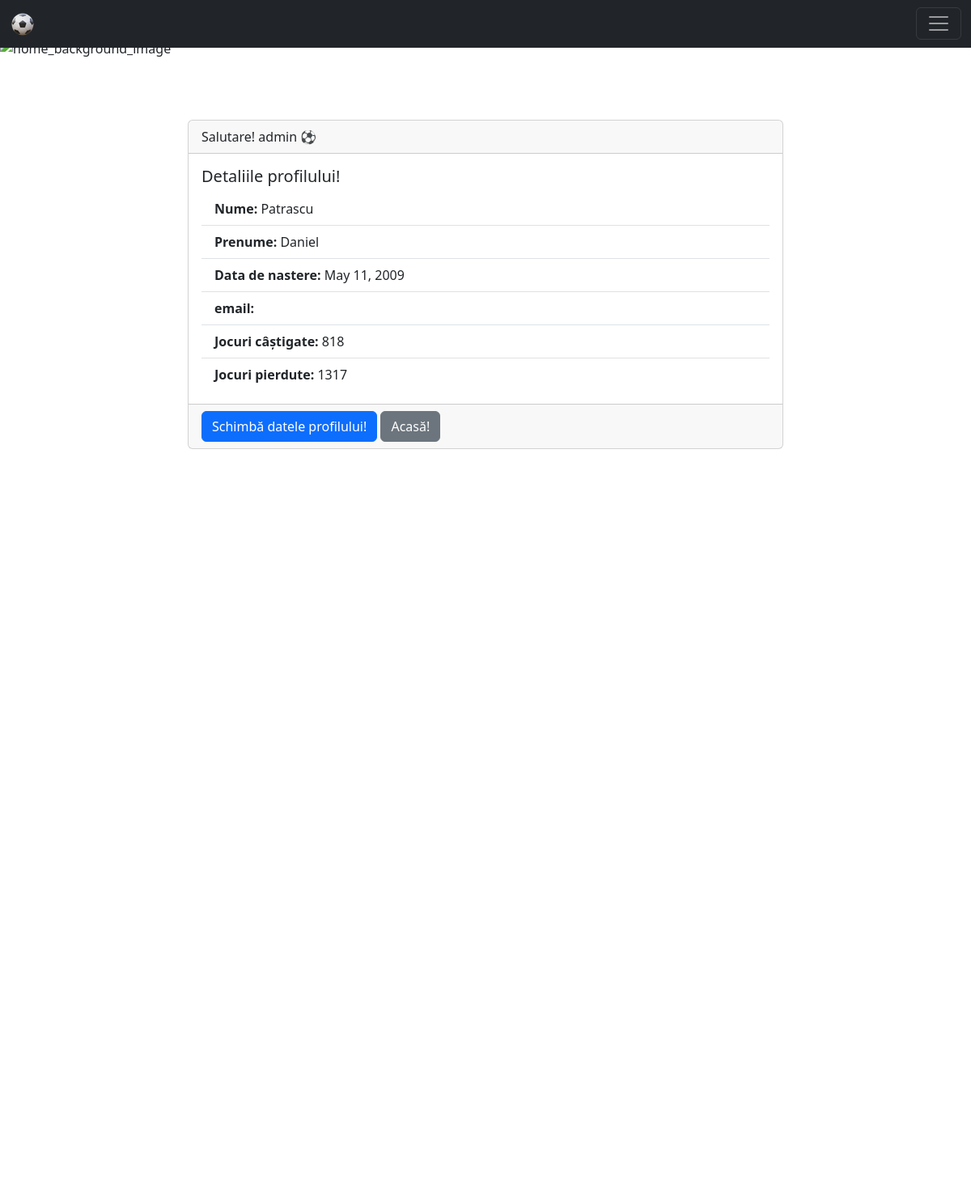
/view-user/1 (signed in), run on the app's committed database.
### home/models.py (models this page shows, shortened)
class CustomUserModel(AbstractUser):
    gender_options = (
        ('male', 'Masculin'),
        ('female', 'Feminin'),
        ('other', 'As prefera sa nu raspund'),
    )
    gender = models.CharField(max_length=6, choices=gender_options, null=True)
    birth_day = models.DateField(null=True)
    wins = models.PositiveIntegerField(default=0)
    losses = models.PositiveIntegerField(default=0)

### home/views.py (the view)
# urls.py: path('view-user/<int:pk>', views.UserDetailView.as_view(), name='detail_user'),
class UserDetailView(DetailView):
    template_name = 'registration/user/detail_user.html'
    model = CustomUserModel
    context_object_name = 'user_profile'

### templates/registration/user/detail_user.html
{% extends 'base.html' %}
{% load static %}
{% block content %}
    {% include 'navbar.html' %}
    <div class="container mt-5" style="padding-top: 100px">
        <div class="row">
            <div class="col-md-8 offset-md-2">
                <div class="card">
                    <div class="card-header">
                        Salutare! {{ user_profile.username }} ⚽
                    </div>
                    <div class="card-body">
                        <h5 class="card-title">Detaliile profilului!</h5>
                        <ul class="list-group list-group-flush">
                            <li class="list-group-item"><strong>Nume:</strong> {{ user_profile.first_name }}</li>
                            <li class="list-group-item"><strong>Prenume:</strong> {{ user_profile.last_name }}</li>
                            <li class="list-group-item"><strong>Data de nastere:</strong> {{ user_profile.birth_day }}
                            </li>
                            <li class="list-group-item"><strong>email:</strong> {{ user_profile.email }}</li>
                            <li class="list-group-item"><strong>Jocuri câștigate:</strong> {{ user_profile.wins }}</li>
                            <li class="list-group-item"><strong>Jocuri pierdute:</strong> {{ user_profile.losses }}</li>
                        </ul>
                    </div>
                    <div class="card-footer">
                        <a href="{% url 'update_user' user.id %}" class="btn btn-primary">Schimbă datele profilului!</a>
                        <a href="{% url 'home_page' %}" class="btn btn-secondary">Acasă! </a>
                    </div>
                </div>
            </div>
        </div>
    </div>
{% endblock %}

### data on the page
CustomUserModel: username "admin", first_name "Patrascu", last_name "Daniel", birth_day "May 11, 2009", wins "818", losses "1317"
